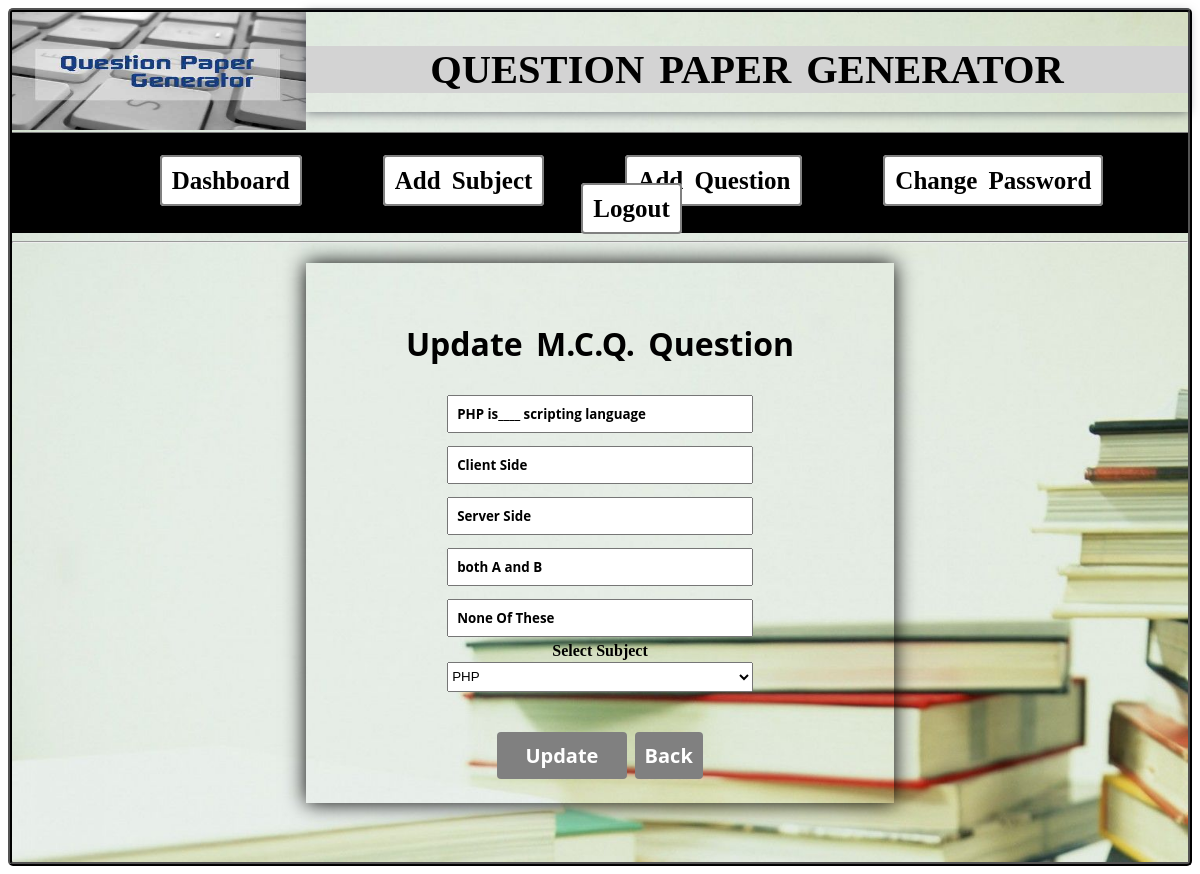
Page /update-mcq.php?qid=1 (signed in) on the committed database.
### tables this page shows
CREATE TABLE IF NOT EXISTS `mcq_quetion` (
  `qmid` int(11) NOT NULL AUTO_INCREMENT,
  `qmnm` varchar(255) NOT NULL,
  `op1` varchar(255) NOT NULL,
  `op2` varchar(255) NOT NULL,
  `op3` varchar(255) NOT NULL,
  `op4` varchar(255) NOT NULL,
  `sid` int(10) NOT NULL,
  `tid` int(11) NOT NULL,
  `qtype` varchar(255) NOT NULL,
  PRIMARY KEY (`qmid`)
);

CREATE TABLE IF NOT EXISTS `addsubject` (
  `sid` int(10) NOT NULL,
  `sname` varchar(255) NOT NULL,
  `tid` int(11) NOT NULL,
  `qstatus` varchar(100) NOT NULL,
  PRIMARY KEY (`sid`)
);

### update-mcq.php (the view, shortened to what this page needs)
<?php
$qid =$_GET['qid'];
 include 'conection.php';
 $queryS="SELECT * FROM mcq_quetion WHERE qmid= ".$qid;
 $resultS=mysqli_query($con,$queryS);
$rowS =mysqli_fetch_assoc($resultS);
?>
<html>
<head>
<link rel="stylesheet" type="text/css" href="css/style1.css">
</head>
<body>
<div id="subject">
<?php
include 'header.php';
?>
<div id="Addsubject">
<div id="sub" style="height:540px;margin-top:20px;">
<div id="msg">
<br>
</div>
<form action="update-mcq.php" method="post">
<br><h1><b>Update M.C.Q. Question</b></h1>
<input type="text" name="qnm" placeholder="Question Name" required="" value="<?php echo $rowS['qmnm'];?>"><br>
<input type="text" name="op1" placeholder="Option 1" required="" value="<?php echo $rowS['op1'];?>"><br>
<input type="text" name="op2" placeholder="Option 2" required="" value="<?php echo $rowS['op2'];?>"><br>
<input type="text" name="op3" placeholder="Option 3" required="" value="<?php echo $rowS['op3'];?>"><br>
<input type="text" name="op4" placeholder="Option 4" required="" value="<?php echo $rowS['op4'];?>"><br>
<label style="font-weight:bold;">Select Subject</label><br>
<select style="width:52%;height:30px;margin-top:2px;" name="qsub" required="">
<?php
$con=mysqli_connect("localhost","root","","qpg");
	$query="SELECT * FROM addsubject WHERE tid=".$_SESSION['tid'];
	$result=mysqli_query($con,$query);
while($row=mysqli_fetch_assoc($result))
{
	var_dump($row);
	?>
	<option <?php if($row['sid']==$rowS['sid']) echo 'selected';?> value="<?php echo $row['sid']?>"><?php echo $row['sname']?></option>
<?php
}
?>
</select><br>
<input style="margin-top:40px;" type="submit" name="mbtn" value="Update">&nbsp;
<a href="show-quetion.php" style="font-size:20px;padding:10px;width:22%;text-decoration:none;font-family:'Open Sans', sans-serif;font-weight:bold;border:none;margin-top:20px;color:white;border-radius:4px;background:gray;">Back</a>
<br><br>
</form>
</div>
</div>
</div>
</body>
</html>

### css/style1.css (style rules this page uses)
#subject { height:850px; background-image:url(../images/b2.jpg); background-size:cover; border:4px ridge black; border-radius:5px; text-align:center; }
#Addsubject { height:520px; }
#sub { height:390px; width:50%; margin:100px auto 0px auto; box-shadow:0px 0px 20px 0px rgb(0,0,.25); }
#msg { height:20px; }
#sub input[type="text"] { width:52%; padding:8px; margin:8px auto 5px auto; font-family: 'Open Sans', sans-serif; font-weight:bold; }
#sub h1 { word-spacing:5px; font-family: 'Open Sans', sans-serif; }
#sub input[type="submit"] { font-size:20px; padding:10px; width:22%; font-family: 'Open Sans', sans-serif; font-weight:bold; border:none; margin-top:20px; color:white; border-radius:4px; background:gray; }

### rows in the picture
mcq_quetion: qnm "PHP is____ scripting language", op1 "Client Side", op2 "Server Side", op3 "both A and B", op4 "None Of These", qsub "PHP"
